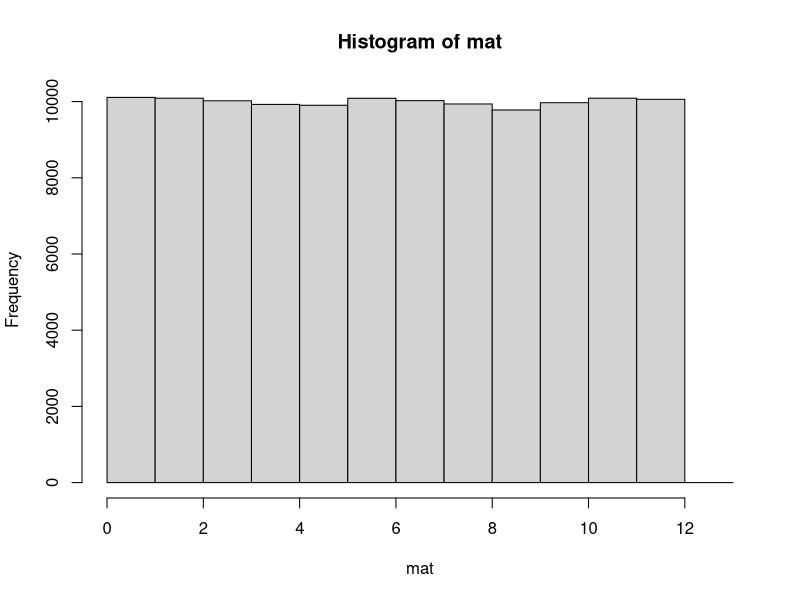
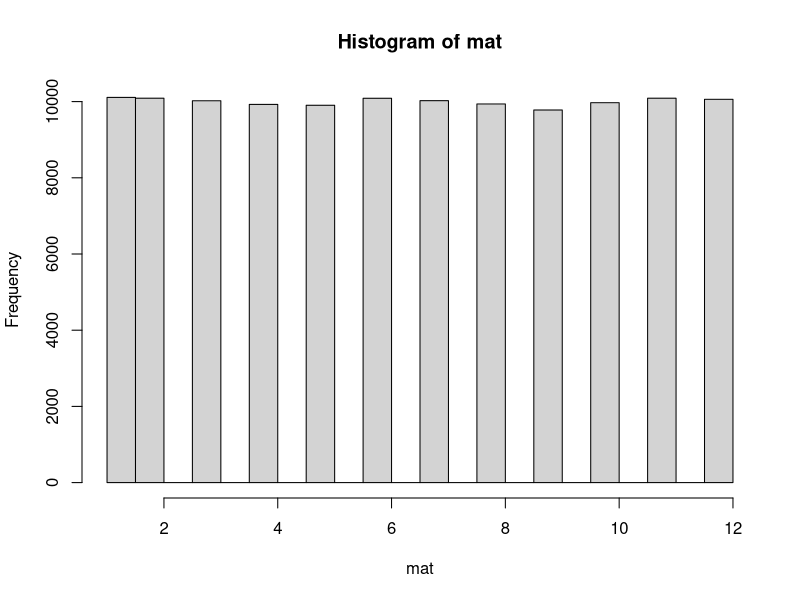
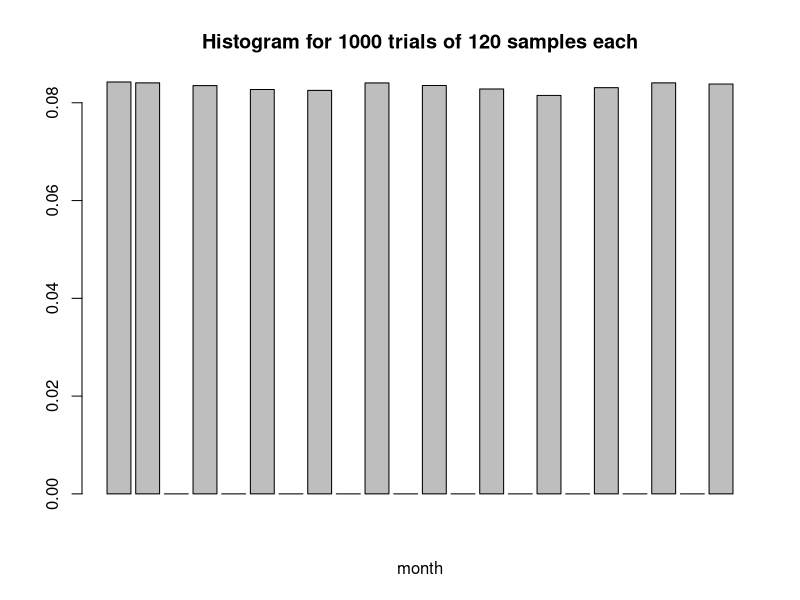
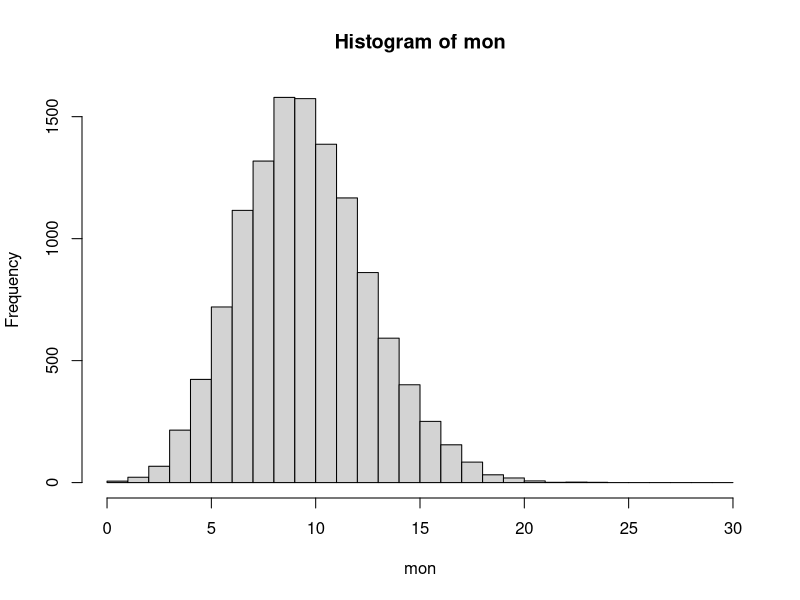
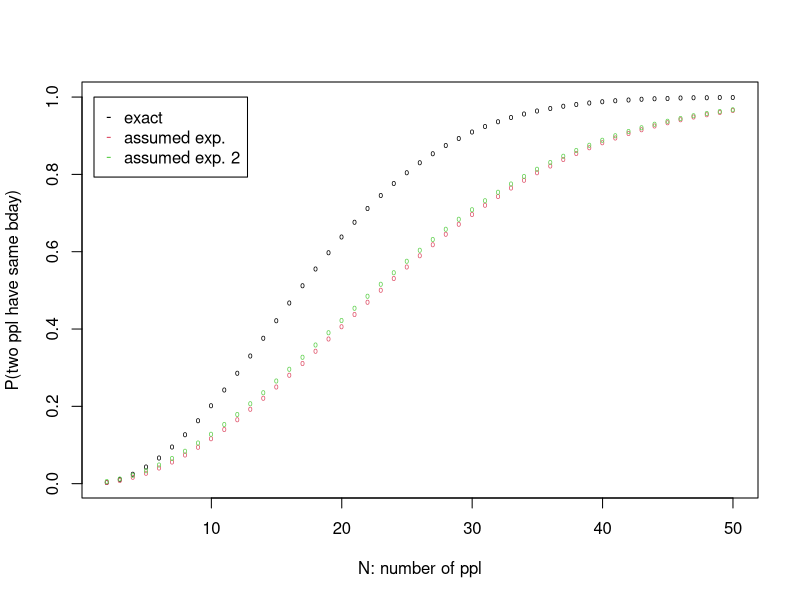

Reproduce these figures in R, in order.
#! /usr/bin/Rscript

# problem 1: survey

nsurvey = 1000
nppl = 120

mat = matrix(,nsurvey,nppl)
mon = matrix(,nsurvey,12)

for (i in 1:nsurvey){
    mat[i,] = sample(1:12,nppl,replace=T)

    for (k in 1:12){
        mon[i,k] = sum(mat[i,]==k)
    }
}

mon = c(mon[1:nsurvey,])

paste('mean:',mean(mon))
paste('std. dev:',sd(mon))

png('01-1.png')
hist(mat, breaks= 0:13)

survey_hist = hist(mat)
png('01-2.png')
barplot(survey_hist$counts/sum(survey_hist$counts),
    main=paste('Histogram for',nsurvey, 'trials of', nppl, 'samples each'),
    xlab='month')

png('01-3.png')
hist(mon, breaks=0:30)


# problem 2: birthday paradow

ndata = 2:50
exactdata = 1-(365-ndata+1)**(ndata-1)/(365**(ndata-1))
assumdata = 1-exp(-ndata*(ndata-1)/365/2)
assumdata2 = 1-exp(-ndata**2/365/2)

png('01-4.png', width=1000, height=500)
plot(ndata,exactdata, pch='o', cex=.5, xlab='N: number of ppl', ylab='P(two ppl have same bday)')
points(ndata,assumdata, pch='o', col=2, cex=.5)
points(ndata,assumdata2, pch='o', col=3, cex=.5)
legend(1,1,c("exact","assumed exp.","assumed exp. 2"),col=c(1,2,3),pch=c('-','-','-'))
